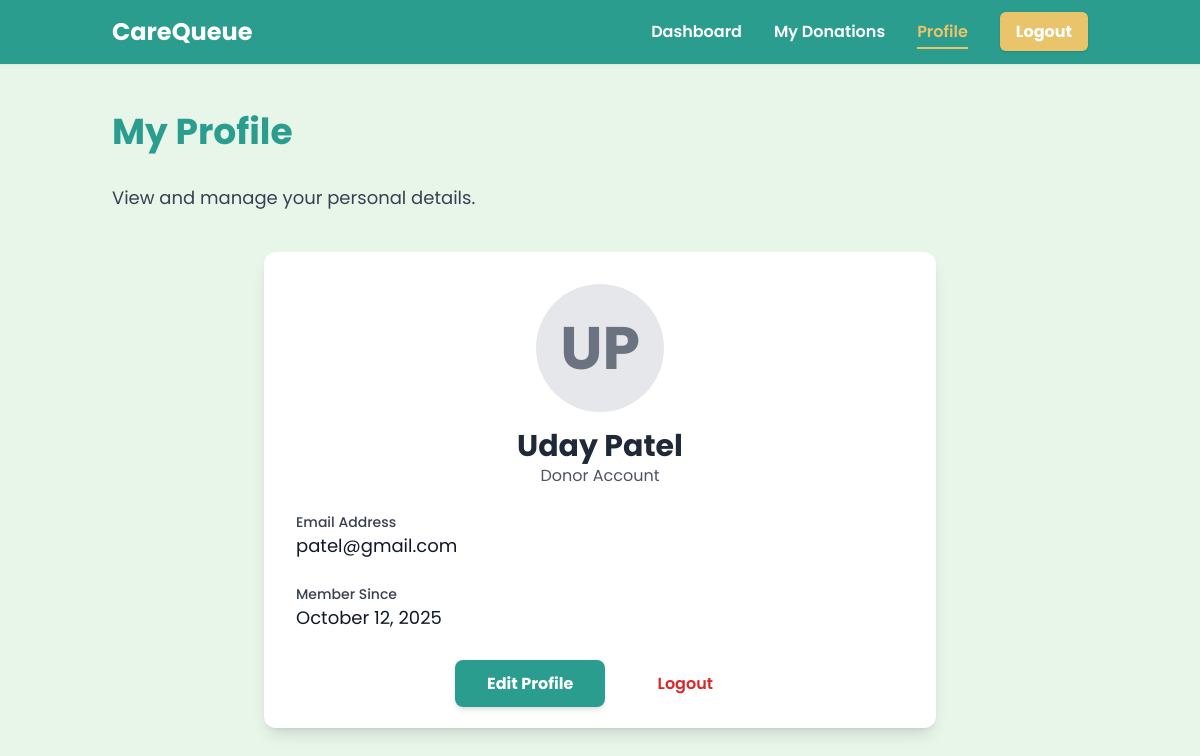
The app's page /profile.php (signed in) with its own data.
### tables this page shows
CREATE TABLE `users` (
  `id` int(6) UNSIGNED NOT NULL,
  `firstname` varchar(30) NOT NULL,
  `lastname` varchar(30) NOT NULL,
  `email` varchar(50) DEFAULT NULL,
  `password` varchar(255) NOT NULL,
  `reg_date` timestamp NOT NULL DEFAULT current_timestamp() ON UPDATE current_timestamp()
);

### profile.php (the view, shortened to what this page needs)
<?php
include 'db_connect.php';
$user_id = $_SESSION['id'];
$stmt = $conn->prepare("SELECT firstname, lastname, email, reg_date FROM users WHERE id = ?");
$stmt->bind_param("i", $user_id);
$stmt->execute();
$stmt->bind_result($firstname, $lastname, $email, $reg_date);
?>
<!DOCTYPE html>
<html lang="en">
<head>
    <script src="https://cdn.tailwindcss.com"></script>
</head>
<body class="bg-light-bg font-sans">
    <header class="bg-primary shadow-sm sticky top-0 z-50">
        <nav class="container mx-auto px-6 py-4 flex justify-between items-center">
            <a href="index.html" class="text-2xl font-bold text-white">CareQueue</a>
            <ul class="flex items-center space-x-8">
                <li><a href="dashboard.php" class="text-white hover:text-secondary font-semibold">Dashboard</a></li>
                <li><a href="donations.php" class="text-white hover:text-secondary font-semibold">My Donations</a></li>
                <li><a href="profile.php" class="text-secondary font-semibold border-b-2 border-secondary pb-1">Profile</a></li>
                <li><a href="logout.php" class="bg-secondary text-white font-bold py-2 px-4 rounded-md shadow hover:bg-secondary-dark">Logout</a></li>
            </ul>
        </nav>
    </header>
    <main class="container mx-auto px-6 py-12">
        <h1 class="text-4xl font-bold text-primary mb-8 text-center md:text-left">My Profile</h1>
        <p class="text-lg text-gray-700 mb-10 text-center md:text-left">View and manage your personal details.</p>
        <div class="bg-white p-8 rounded-xl shadow-lg max-w-2xl mx-auto">
            <div class="flex flex-col items-center mb-6">
                <div class="w-32 h-32 rounded-full bg-gray-200 flex items-center justify-center text-6xl text-gray-500 font-bold mb-4"><?php echo strtoupper(substr($firstname, 0, 1) . substr($lastname, 0, 1)); ?></div>
                <h2 class="text-3xl font-bold text-gray-800"><?php echo $firstname . ' ' . $lastname; ?></h2>
                <p class="text-gray-600">Donor Account</p>
            </div>
            <div class="space-y-6">
                <div><label class="block text-sm font-medium text-gray-700">Email Address</label><p class="text-lg text-gray-900"><?php echo $email; ?></p></div>
                <div><label class="block text-sm font-medium text-gray-700">Member Since</label><p class="text-lg text-gray-900"><?php echo date("F j, Y", strtotime($reg_date)); ?></p></div>
            </div>
            <div class="mt-10 text-center">
                <a href="editProfile.php" class="bg-primary text-white font-bold py-3 px-8 rounded-lg shadow-md hover:bg-primary-dark">Edit Profile</a>
                <a href="logout.php" class="ml-4 text-red-600 hover:text-red-800 font-semibold py-3 px-8 rounded-lg">Logout</a>
            </div>
        </div>
    </main>
</body>
</html>

### records on screen
users: firstname+lastname "UP", firstname "Uday", lastname "Patel", email "patel@gmail.com", reg_date "October 12, 2025"
